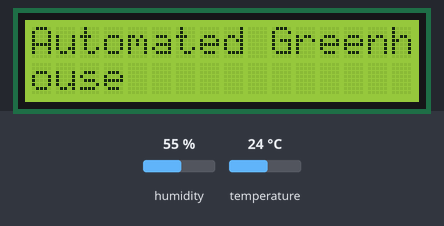
The program below on a simulated ESP32 board running MicroPython. On the bench: 16×2 character LCD. The test bench sets the inputs (shaded band); at power-on: humidity 55 %, temperature 24 °C.

Above: at 0.5 s.
At 13.0 s:
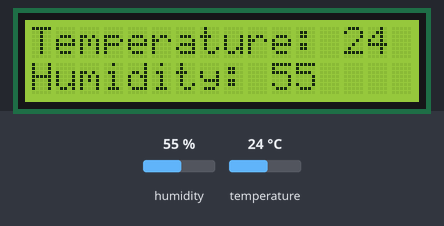
13.1 s: humidity set to 22 %
At 22.9 s:
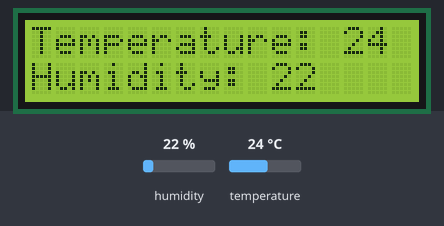
24.9 s: temperature set to 12 °C
At 38.0 s:
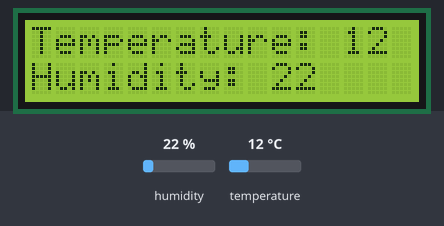
Timing chart, 0 to 39.5 s (numbered marks = the images above; inputs shaded):
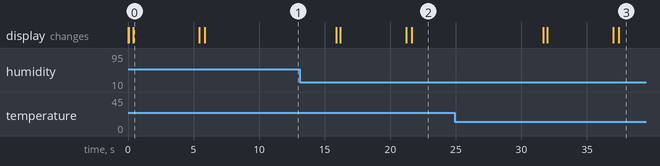

Measured:
- what the display in image 0 shows lasts 5.0 s, from 0.4 s to 5.4 s

The program:

lcd_trial.py
```python
import machine
from machine import Pin, SoftI2C
from lcd_api import LcdApi
from i2c_lcd import I2cLcd
from time import sleep
import dht

d = dht.DHT11(Pin(33))

I2C_ADDR = 0x3f
totalRows = 2
totalColumns = 16

i2c = SoftI2C(scl=Pin(22), sda=Pin(21), freq=10000)
lcd = I2cLcd(i2c, I2C_ADDR, totalRows, totalColumns)


# heart = bytearray([0x00,0x00,0x1B,0x1F,0x1F,0x0E,0x04,0x00])
# face = bytearray([0x00,0x00,0x0A,0x00,0x11,0x0E,0x00,0x00])
# lcd.custom_char(0, heart)
# lcd.custom_char(1, face)
# lcd.putstr(chr(0)+" ESP32 with I2C LCD "+chr(1))


while True:
    d.measure()
    temp = d.temperature()
    hum = d.humidity()
    lcd.putstr("Automated Greenhouse")
    sleep(5)
    lcd.clear()
    lcd.putstr("Temperature: ")
    lcd.putstr(str(temp))
    lcd.move_to(0,1)
    lcd.putstr("Humidity: ")
    lcd.putstr(str(hum))
    sleep(10)
    lcd.clear()
```
